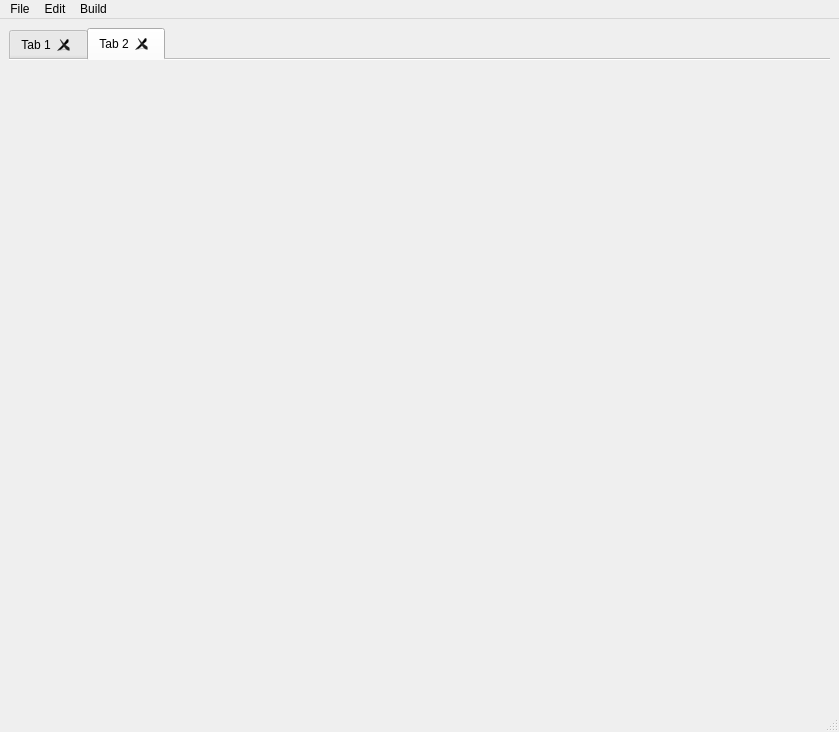
<?xml version="1.0" encoding="UTF-8"?>
<ui version="4.0">
 <class>sigmafive::editor::MainWindow</class>
 <widget class="QMainWindow" name="sigmafive::editor::MainWindow">
  <property name="geometry">
   <rect>
    <x>0</x>
    <y>0</y>
    <width>839</width>
    <height>732</height>
   </rect>
  </property>
  <property name="sizePolicy">
   <sizepolicy hsizetype="Preferred" vsizetype="Preferred">
    <horstretch>0</horstretch>
    <verstretch>0</verstretch>
   </sizepolicy>
  </property>
  <property name="windowTitle">
   <string>sigmafive-editor</string>
  </property>
  <property name="documentMode">
   <bool>true</bool>
  </property>
  <property name="tabShape">
   <enum>QTabWidget::Rounded</enum>
  </property>
  <property name="dockNestingEnabled">
   <bool>true</bool>
  </property>
  <property name="dockOptions">
   <set>QMainWindow::AllowNestedDocks|QMainWindow::AllowTabbedDocks|QMainWindow::AnimatedDocks|QMainWindow::GroupedDragging</set>
  </property>
  <property name="unifiedTitleAndToolBarOnMac">
   <bool>true</bool>
  </property>
  <widget class="QWidget" name="centralWidget">
   <property name="visiable" stdset="0">
    <bool>false</bool>
   </property>
   <layout class="QVBoxLayout" name="verticalLayout_6">
    <item>
     <widget class="QTabWidget" name="tabWidget">
      <property name="currentIndex">
       <number>1</number>
      </property>
      <property name="documentMode">
       <bool>true</bool>
      </property>
      <property name="tabsClosable">
       <bool>true</bool>
      </property>
      <property name="movable">
       <bool>true</bool>
      </property>
      <widget class="QWidget" name="tab">
       <attribute name="title">
        <string>Tab 1</string>
       </attribute>
      </widget>
      <widget class="QWidget" name="tab_2">
       <attribute name="title">
        <string>Tab 2</string>
       </attribute>
      </widget>
     </widget>
    </item>
   </layout>
  </widget>
  <widget class="QMenuBar" name="menubar">
   <property name="geometry">
    <rect>
     <x>0</x>
     <y>0</y>
     <width>839</width>
     <height>26</height>
    </rect>
   </property>
   <property name="nativeMenuBar">
    <bool>false</bool>
   </property>
   <widget class="QMenu" name="menuFile">
    <property name="title">
     <string>File</string>
    </property>
   </widget>
   <widget class="QMenu" name="menuEdit">
    <property name="title">
     <string>Edit</string>
    </property>
   </widget>
   <widget class="QMenu" name="menuBuild">
    <property name="title">
     <string>Build</string>
    </property>
   </widget>
   <addaction name="menuFile"/>
   <addaction name="menuEdit"/>
   <addaction name="menuBuild"/>
  </widget>
  <widget class="QStatusBar" name="statusbar"/>
 </widget>
 <resources/>
 <connections/>
</ui>
